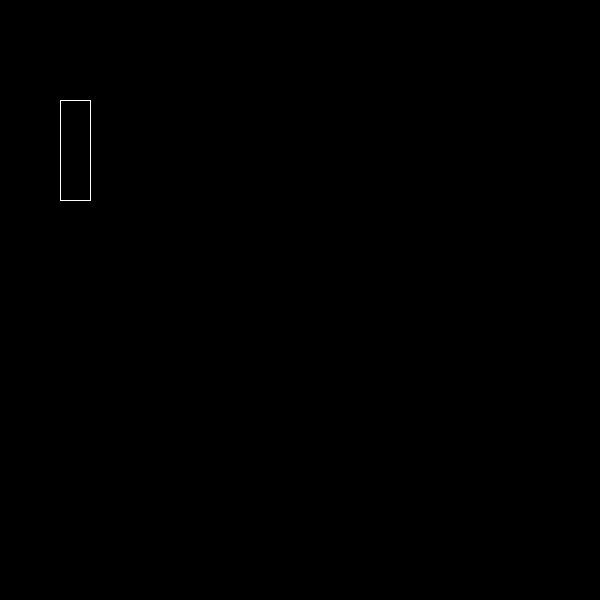
Frame 1 (no input)
Frame 60 (the mouse pressed at the canvas centre just before this capture): identical to frame 1, image omitted
Frame 120 (the mouse held since frame 60 and released just before this capture): identical to frame 1, image omitted

The Processing sketch that drew this single still picture (run headless with seeded random() and noise(); from frame 60 on, the mouse is pressed at the canvas centre):

// Processing sketch: H09_opd_9_4
// ── H09_opd_9_4.pde

void setup(){
  size(600,600);
  
}

void draw(){
  
  background(0,0,0);
  //rect(100,100,100,100);
  stroke(255,255,255);
  vierkant(60,100,30,100);
}

void vierkant(int x, int y, int w, int h){
  //top line
  line(x,y,x+w,y);
  //bottom line
  line(x,y+h,x+w,y+h);
  //left line
  line(x,y,x,y+h);
  //right line
  line(x+w,y,x+w,y+h);
}
